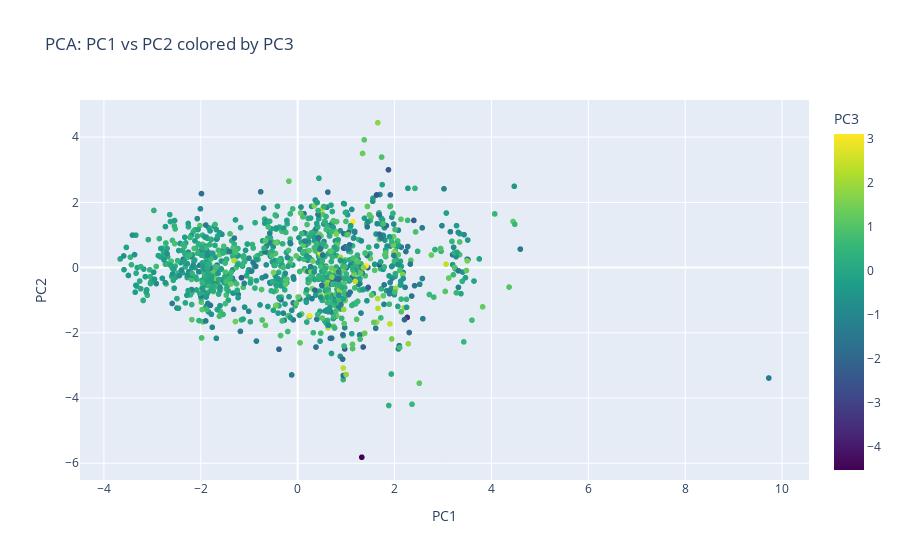

Notebook code cell kept with this figure:
### Markdown cell above
# compare PCA 1 and PCA 2 values

### Code cell
fig = px.scatter(
    df_pca,
    x='PC1',
    y='PC2',
    color='PC3',             # Color points by PC3
    hover_data=[df_pca.index],  # show index on hover
    title='PCA: PC1 vs PC2 colored by PC3',
    color_continuous_scale='Viridis'  # optional color scale
)

fig.show()

### Figure 1 — Plotly figure (JSON) as saved in the notebook; plotly's stock layout.template omitted (floating-point values rounded to 4 significant figures; data arrays with more than 128 entries replaced by an {"elided": "..."} marker saying what was removed)
{"data": [{"customdata": {"elided": "1219x1 str values"}, "hovertemplate": "PC1=%{x}<br>PC2=%{y}<br>Name=%{customdata[0]}<br>PC3=%{marker.color}<extra></extra>", "legendgroup": "", "marker": {"color": {"elided": "1219 float values"}, "coloraxis": "coloraxis", "symbol": "circle"}, "mode": "markers", "name": "", "showlegend": false, "type": "scattergl", "x": {"elided": "1219 float values"}, "xaxis": "x", "y": {"elided": "1219 float values"}, "yaxis": "y"}], "layout": {"coloraxis": {"colorbar": {"title": {"text": "PC3"}}, "colorscale": [[0, "#440154"], [0.1111, "#482878"], [0.2222, "#3e4989"], [0.3333, "#31688e"], [0.4444, "#26828e"], [0.5556, "#1f9e89"], [0.6667, "#35b779"], [0.7778, "#6ece58"], [0.8889, "#b5de2b"], [1, "#fde725"]]}, "legend": {"tracegroupgap": 0}, "title": {"text": "PCA: PC1 vs PC2 colored by PC3"}, "xaxis": {"anchor": "y", "domain": [0, 1], "title": {"text": "PC1"}}, "yaxis": {"anchor": "x", "domain": [0, 1], "title": {"text": "PC2"}}}}
